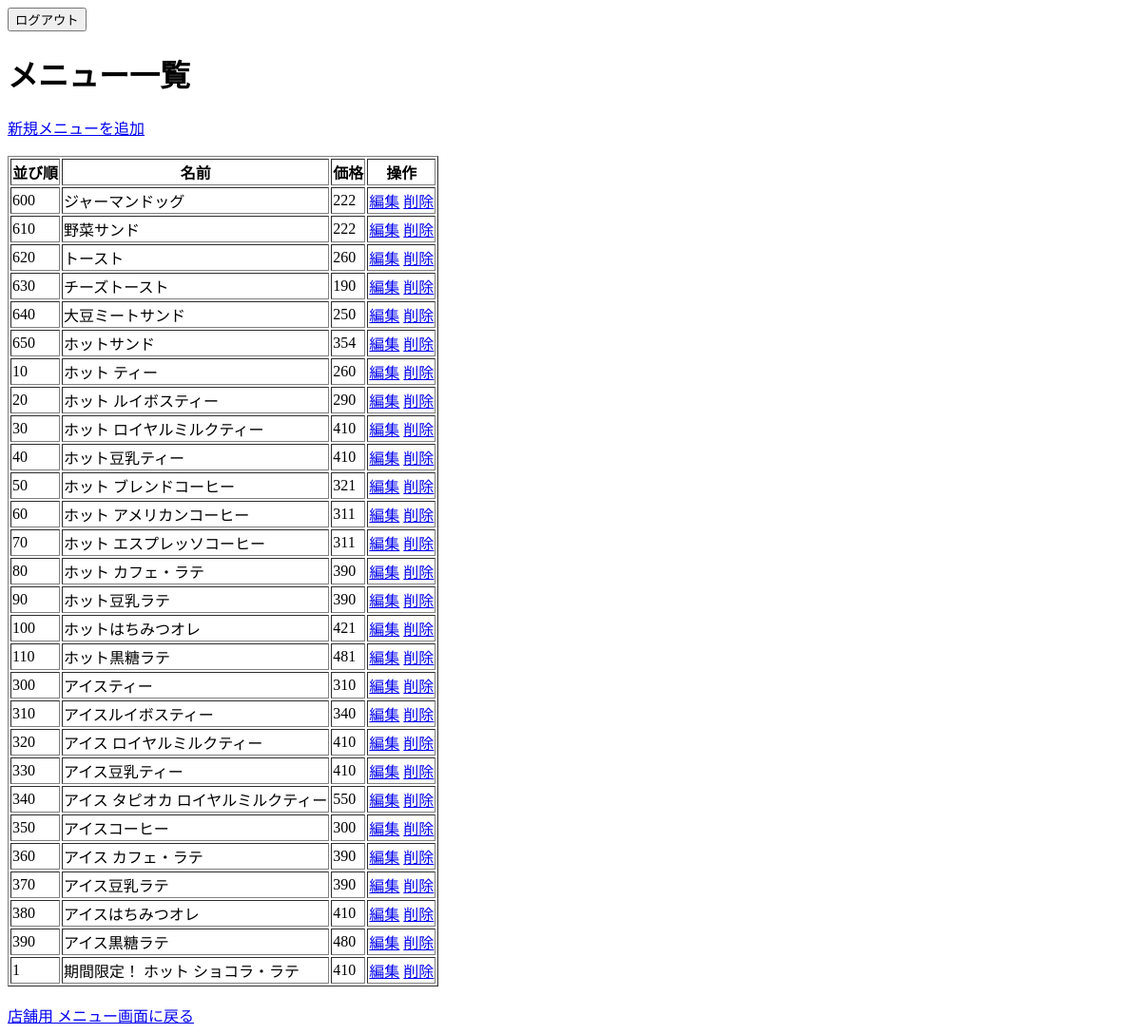
/menu/, run on an earlier commit of the app's database.
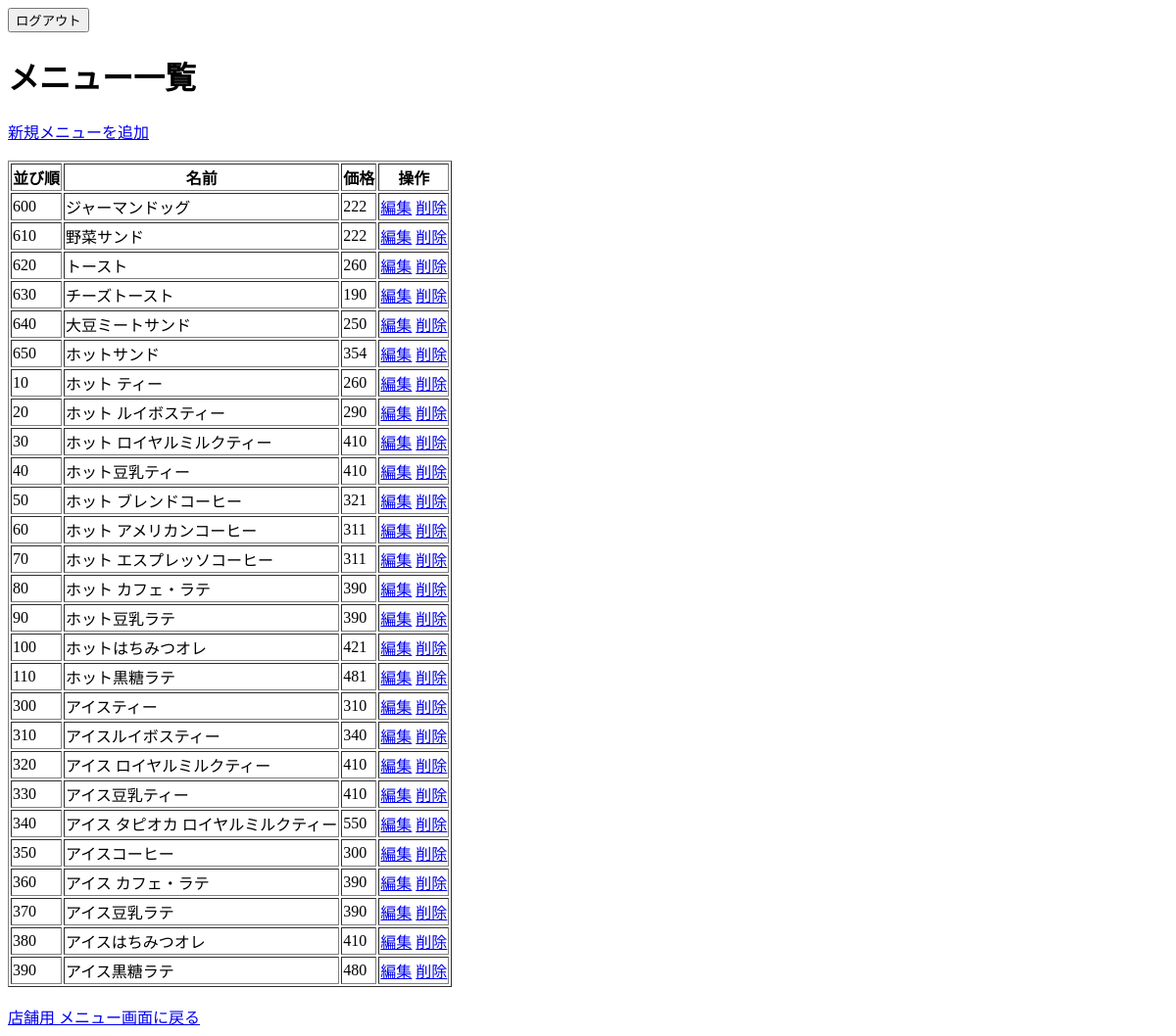
And on a later commit of the database.
### reservations/models.py (models this page shows, shortened)
class Items(models.Model):
    category = models.CharField(max_length=100, verbose_name="カテゴリ")
    name = models.CharField(max_length=200, verbose_name="品名")
    price = models.IntegerField(verbose_name="価格（税抜）")
    sort = models.IntegerField(verbose_name="ソート用")

### reservations/views.py (the view)
# urls.py: path('menu/', views.ItemListView.as_view(), name='menu'),  # メニュー一覧
class ItemListView(ListView):
    model = Items
    template_name = 'reservations/item_list.html'
    context_object_name = 'items'  # テンプレート内で使う変数名

### reservations/templates/reservations/item_list.html
{% extends 'base.html' %}
{% block content %}
    <h1>メニュー一覧</h1>
    <a href="{% url 'menu_create' %}">新規メニューを追加</a>
    <br><br>
    <table border="1">
        <thead>
            <tr>
                <th>並び順</th>
                <th>名前</th>
                <th>価格</th>
                <th>操作</th>
            </tr>
        </thead>
        <tbody>
            {% for item in items %}
                <tr>
                    <td>{{ item.sort }}</td>
                    <td>{{ item.name }}</td>
                    <td>{{ item.price }}</td>
                    <td>
                        <a href="{% url 'menu_edit' item.pk %}">編集</a>
                        <a href="{% url 'menu_delete' item.pk %}">削除</a>
                    </td>
                </tr>
            {% endfor %}
        </tbody>
    </table>
    <br>
    <a href="{% url 'menu_shop' %}">店舗用 メニュー画面に戻る</a>
{% endblock %}

What changed in the data, as far as the page shows it:
removed Items: sort "1", name "期間限定！ ホット ショコラ・ラテ", price "410"
